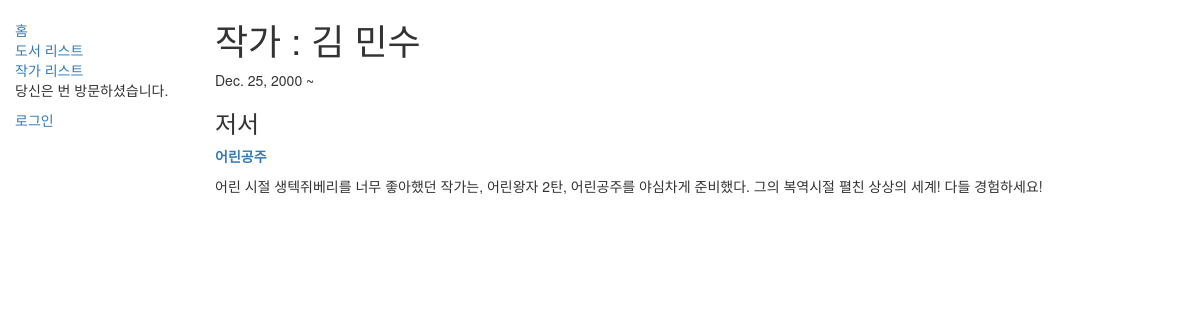
The page /catalog/authors/2 on the database as committed earlier.
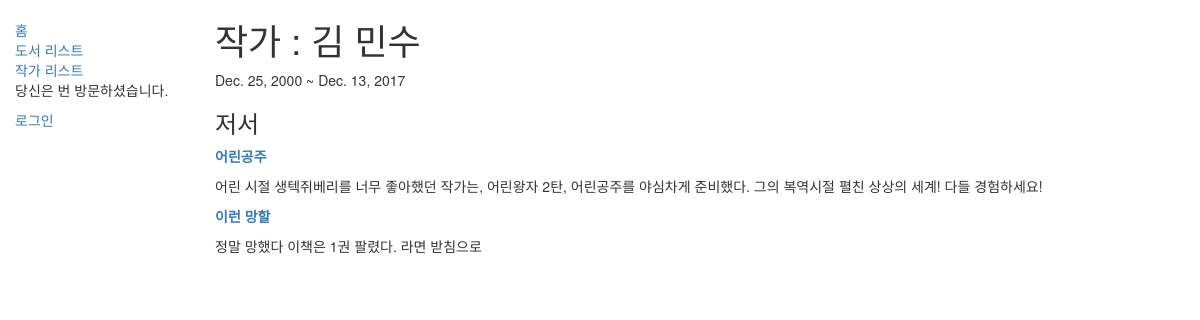
The same page on the database as committed later.
### catalog/models.py (models this page shows, shortened)
class Book(models.Model):
	title = models.CharField(max_length=200)
	author = models.ForeignKey('Author', on_delete=models.SET_NULL, null=True)
	summary = models.TextField(max_length=1000, help_text="Enter a brief description of the book")
	isbn = models.CharField('ISBN', max_length=13, help_text='13 Character <a href="https://www.naver.com">ISBN number</a>')
	genre = models.ManyToManyField(Genre, help_text="Select a genre for this book")
	def get_absolute_url(self):
		return reverse('book-detail', args=[str(self.id)])
	def display_genre(self):
		return ', '.join([ genre.name for genre in self.genre.all()[:3] ])
	display_genre.short_description = 'Genre'

class Author(models.Model):
	first_name = models.CharField(max_length=100)
	last_name = models.CharField(max_length=100)
	date_of_birth = models.DateField(null=True, blank=True)
	date_of_death = models.DateField('Died', null=True, blank=True)

### catalog/views.py (the view)
# urls.py: url(r'^authors/(?P<pk>\d+)$', views.AuthorDetailView.as_view(), name='author-detail'),
class AuthorDetailView(generic.DetailView):
	model = Author

### catalog/templates/catalog/author_detail.html (shortened to what this page needs)
{% extends "base_generic.html" %}
{% block content %}
	<h1>작가 : {{ author.last_name }} {{ author.first_name }}</h1>
		<p>{{ author.date_of_birth }} ~
			{% if author.date_of_death != None %}
				{{ author.date_of_death }}
			{% endif %}
		</p>
	<h3>저서</h3>
	{% for book in author.book_set.all %}
	<p><a href="{{ book.get_absolute_url }}"><strong>{{ book.title }}</strong></a>
	</p>
	<p>{{ book.summary }}</p>
	{% endfor %}
{% endblock %}

Rows that differ between the two databases and show on the page:
changed Author "민수": date_of_death (not shown) → "Dec. 13, 2017"
added Book: title "이런 망할", summary "정말 망했다 이책은 1권 팔렸다. 라면 받침으로"
